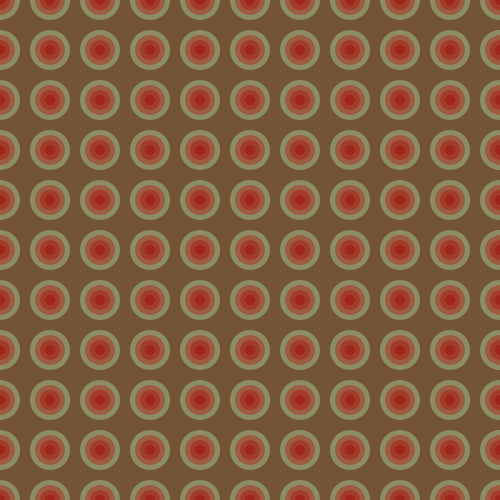
Frame 1 (no input)
Frame 60 (the mouse pressed at the canvas centre just before this capture): identical to frame 1, image omitted
Frame 120 (the mouse held since frame 60 and released just before this capture): identical to frame 1, image omitted

The Processing sketch that drew this single still picture (run headless with seeded random() and noise(); from frame 60 on, the mouse is pressed at the canvas centre):

// Processing sketch: processing_32261
// ── processing_32261.pde





int x=0;
int y=0;
int a=40;
int b=40;
int w=190;



void setup(){
  size (500,500);

  background (115,84,53);
  smooth();
}
  
  
  void draw (){
    
 


    for(int i=0;i<15;i++){
      x=0;
       for(int j=0;j<15;j=j+1){
         
       noStroke();
       fill(139,141,101);
       ellipse (x,y,a,b);
       w=190;
       for (int z=30;z>1;z=z-10){//number of rings, 
         noStroke();
       fill (w,0,0,90);
       ellipse (x,y,z,z);
       w=w-20;
       }
       x=x+50;
      }
      y=y+50;
      w=w-20;
     }
   
  }

  
  
